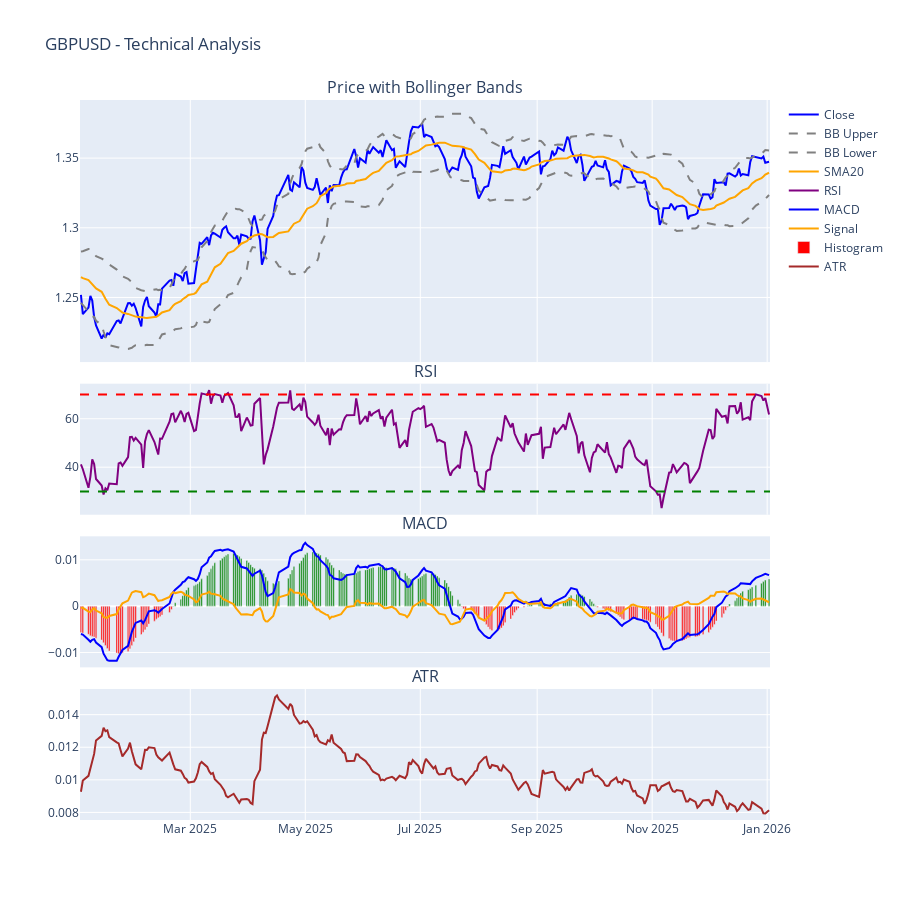

Notebook code for this chart:
### Code cell
# Plot GBPUSD with indicators
if features is not None:
    ticker = 'GBPUSD'
    last_n = 252  # 1 year
    
    data = features.tail(last_n)
    
    fig = make_subplots(
        rows=4, cols=1,
        shared_xaxes=True,
        vertical_spacing=0.03,
        row_heights=[0.4, 0.2, 0.2, 0.2],
        subplot_titles=['Price with Bollinger Bands', 'RSI', 'MACD', 'ATR']
    )
    
    # Price and Bollinger Bands
    if f'{ticker}_Close' in data.columns:
        fig.add_trace(go.Scatter(x=data.index, y=data[f'{ticker}_Close'], name='Close', line=dict(color='blue')), row=1, col=1)
    if f'{ticker}_BB_Upper' in data.columns:
        fig.add_trace(go.Scatter(x=data.index, y=data[f'{ticker}_BB_Upper'], name='BB Upper', line=dict(color='gray', dash='dash')), row=1, col=1)
    if f'{ticker}_BB_Lower' in data.columns:
        fig.add_trace(go.Scatter(x=data.index, y=data[f'{ticker}_BB_Lower'], name='BB Lower', line=dict(color='gray', dash='dash')), row=1, col=1)
    if f'{ticker}_SMA_20' in data.columns:
        fig.add_trace(go.Scatter(x=data.index, y=data[f'{ticker}_SMA_20'], name='SMA20', line=dict(color='orange')), row=1, col=1)
    
    # RSI
    if f'{ticker}_RSI' in data.columns:
        fig.add_trace(go.Scatter(x=data.index, y=data[f'{ticker}_RSI'], name='RSI', line=dict(color='purple')), row=2, col=1)
        fig.add_hline(y=70, line_dash='dash', line_color='red', row=2, col=1)
        fig.add_hline(y=30, line_dash='dash', line_color='green', row=2, col=1)
    
    # MACD
    if f'{ticker}_MACD' in data.columns:
        fig.add_trace(go.Scatter(x=data.index, y=data[f'{ticker}_MACD'], name='MACD', line=dict(color='blue')), row=3, col=1)
    if f'{ticker}_MACD_Signal' in data.columns:
        fig.add_trace(go.Scatter(x=data.index, y=data[f'{ticker}_MACD_Signal'], name='Signal', line=dict(color='orange')), row=3, col=1)
    if f'{ticker}_MACD_Histogram' in data.columns:
        colors = ['green' if x > 0 else 'red' for x in data[f'{ticker}_MACD_Histogram']]
        fig.add_trace(go.Bar(x=data.index, y=data[f'{ticker}_MACD_Histogram'], name='Histogram', marker_color=colors), row=3, col=1)
    
    # ATR
    if f'{ticker}_ATR' in data.columns:
        fig.add_trace(go.Scatter(x=data.index, y=data[f'{ticker}_ATR'], name='ATR', line=dict(color='brown')), row=4, col=1)
    
    fig.update_layout(height=900, title=f'{ticker} - Technical Analysis', showlegend=True)
    fig.show()

### Figure 1 — Plotly figure (JSON) as saved in the notebook; plotly's stock layout.template omitted (floating-point values rounded to 4 significant figures; data arrays with more than 128 entries replaced by an {"elided": "..."} marker saying what was removed)
{"data": [{"line": {"color": "blue"}, "name": "Close", "type": "scatter", "x": {"elided": "252 str values"}, "xaxis": "x", "y": {"elided": "252 float values"}, "yaxis": "y"}, {"line": {"color": "gray", "dash": "dash"}, "name": "BB Upper", "type": "scatter", "x": {"elided": "252 str values"}, "xaxis": "x", "y": {"elided": "252 float values"}, "yaxis": "y"}, {"line": {"color": "gray", "dash": "dash"}, "name": "BB Lower", "type": "scatter", "x": {"elided": "252 str values"}, "xaxis": "x", "y": {"elided": "252 float values"}, "yaxis": "y"}, {"line": {"color": "orange"}, "name": "SMA20", "type": "scatter", "x": {"elided": "252 str values"}, "xaxis": "x", "y": {"elided": "252 float values"}, "yaxis": "y"}, {"line": {"color": "purple"}, "name": "RSI", "type": "scatter", "x": {"elided": "252 str values"}, "xaxis": "x2", "y": {"elided": "252 float values"}, "yaxis": "y2"}, {"line": {"color": "blue"}, "name": "MACD", "type": "scatter", "x": {"elided": "252 str values"}, "xaxis": "x3", "y": {"elided": "252 float values"}, "yaxis": "y3"}, {"line": {"color": "orange"}, "name": "Signal", "type": "scatter", "x": {"elided": "252 str values"}, "xaxis": "x3", "y": {"elided": "252 float values"}, "yaxis": "y3"}, {"marker": {"color": {"elided": "252 str values"}}, "name": "Histogram", "type": "bar", "x": {"elided": "252 str values"}, "xaxis": "x3", "y": {"elided": "252 float values"}, "yaxis": "y3"}, {"line": {"color": "brown"}, "name": "ATR", "type": "scatter", "x": {"elided": "252 str values"}, "xaxis": "x4", "y": {"elided": "252 float values"}, "yaxis": "y4"}], "layout": {"annotations": [{"font": {"size": 16}, "showarrow": false, "text": "Price with Bollinger Bands", "x": 0.5, "xanchor": "center", "xref": "paper", "y": 1, "yanchor": "bottom", "yref": "paper"}, {"font": {"size": 16}, "showarrow": false, "text": "RSI", "x": 0.5, "xanchor": "center", "xref": "paper", "y": 0.606, "yanchor": "bottom", "yref": "paper"}, {"font": {"size": 16}, "showarrow": false, "text": "MACD", "x": 0.5, "xanchor": "center", "xref": "paper", "y": 0.394, "yanchor": "bottom", "yref": "paper"}, {"font": {"size": 16}, "showarrow": false, "text": "ATR", "x": 0.5, "xanchor": "center", "xref": "paper", "y": 0.182, "yanchor": "bottom", "yref": "paper"}], "height": 900, "shapes": [{"line": {"color": "red", "dash": "dash"}, "type": "line", "x0": 0, "x1": 1, "xref": "x2 domain", "y0": 70, "y1": 70, "yref": "y2"}, {"line": {"color": "green", "dash": "dash"}, "type": "line", "x0": 0, "x1": 1, "xref": "x2 domain", "y0": 30, "y1": 30, "yref": "y2"}], "showlegend": true, "title": {"text": "GBPUSD - Technical Analysis"}, "xaxis": {"anchor": "y", "domain": [0, 1], "matches": "x4", "showticklabels": false}, "xaxis2": {"anchor": "y2", "domain": [0, 1], "matches": "x4", "showticklabels": false}, "xaxis3": {"anchor": "y3", "domain": [0, 1], "matches": "x4", "showticklabels": false}, "xaxis4": {"anchor": "y4", "domain": [0, 1]}, "yaxis": {"anchor": "x", "domain": [0.636, 1]}, "yaxis2": {"anchor": "x2", "domain": [0.424, 0.606]}, "yaxis3": {"anchor": "x3", "domain": [0.212, 0.394]}, "yaxis4": {"anchor": "x4", "domain": [0, 0.182]}}}
